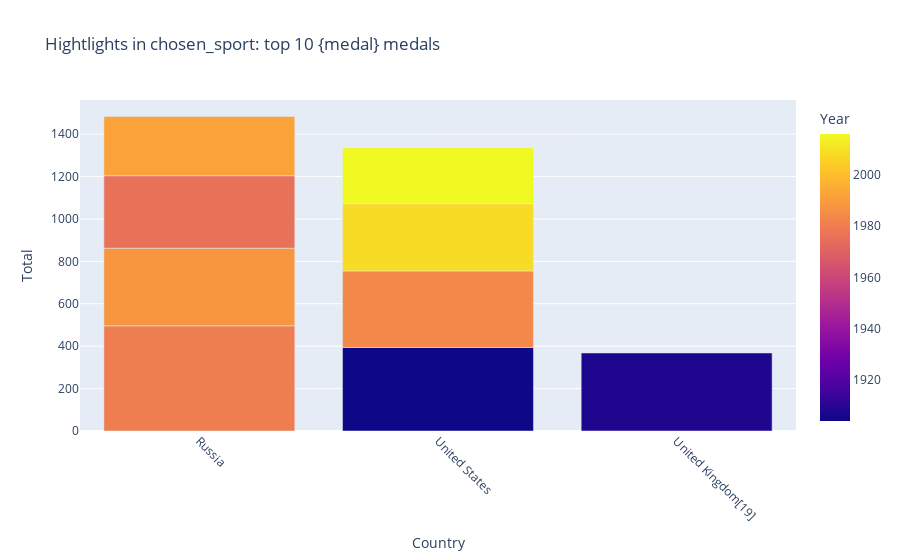

Source (notebook cell):
### Code cell
fig = px.bar(dff1, x="Country", y="Total", color="Year",
    title="Hightlights in chosen_sport: top 10 {medal} medals",
    labels={"value":"Number of medals", "variable":"Country"}
    )
fig.update_layout(barmode='group', xaxis_tickangle=45)
fig.show()

### Figure 1 — Plotly figure (JSON) as saved in the notebook; plotly's stock layout.template omitted (floating-point values rounded to 4 significant figures)
{"data": [{"alignmentgroup": "True", "hovertemplate": "Country=%{x}<br>Total=%{y}<br>Year=%{marker.color}<extra></extra>", "legendgroup": "", "marker": {"color": [1980, 1904, 1908, 1988, 1984, 1976, 2008, 1980, 1992, 2016], "coloraxis": "coloraxis", "pattern": {"shape": ""}}, "name": "", "offsetgroup": "", "orientation": "v", "showlegend": false, "textposition": "auto", "type": "bar", "x": ["Russia", "United States", "United Kingdom[19]", "Russia", "United States", "Russia", "United States", null, "Russia", "United States"], "xaxis": "x", "y": [496, 394, 368, 366, 361, 342, 317, 303, 279, 264], "yaxis": "y"}], "layout": {"barmode": "group", "coloraxis": {"colorbar": {"title": {"text": "Year"}}, "colorscale": [[0, "#0d0887"], [0.1111, "#46039f"], [0.2222, "#7201a8"], [0.3333, "#9c179e"], [0.4444, "#bd3786"], [0.5556, "#d8576b"], [0.6667, "#ed7953"], [0.7778, "#fb9f3a"], [0.8889, "#fdca26"], [1, "#f0f921"]]}, "legend": {"tracegroupgap": 0}, "title": {"text": "Hightlights in chosen_sport: top 10 {medal} medals"}, "xaxis": {"anchor": "y", "domain": [0, 1], "tickangle": 45, "title": {"text": "Country"}}, "yaxis": {"anchor": "x", "domain": [0, 1], "title": {"text": "Total"}}}}
